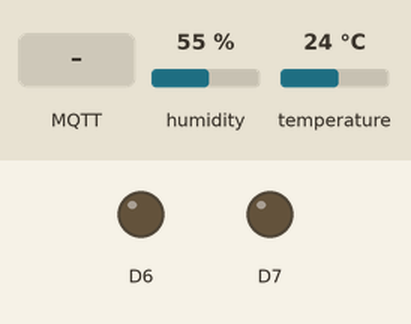
Bench run of a sketch on a simulated ESP8266 (NodeMCU). Shown: output pins drawn as LEDs (lit = HIGH). The inputs (shaded band) are chosen by the test bench; at power-on: humidity 55 %, temperature 24 °C. WiFi joins after 1.5 s; servers stay silent unless stated; random numbers use the default seed unless the sketch sets one; no MQTT or app messages arrive unless stated; what the sketch prints to the serial monitor is not drawn.

Above: at 2.8 s.
2.9 s: MQTT message "1" arrives on the first subscribed topic
At 3.8 s:
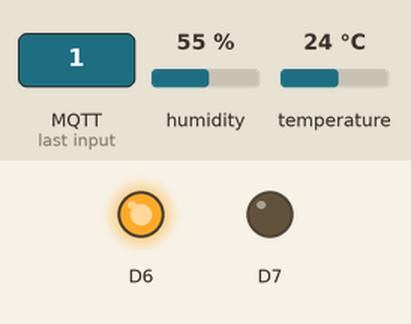
4.4 s: MQTT message "1" arrives on the second subscribed topic
At 5.0 s:
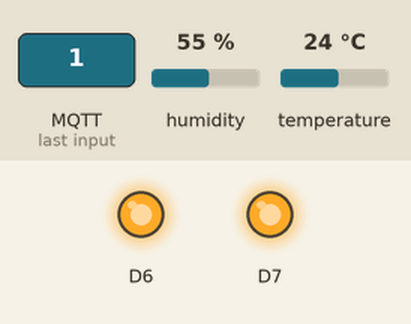
5.9 s: MQTT message "0" arrives on the first subscribed topic
At 6.5 s:
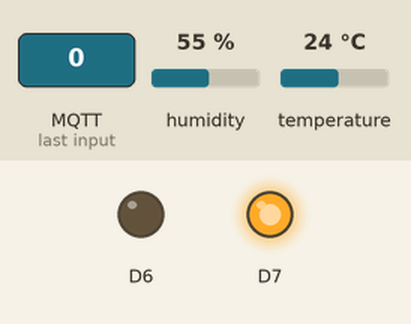
7.5 s: MQTT message "0" arrives on the second subscribed topic
At 8.6 s:
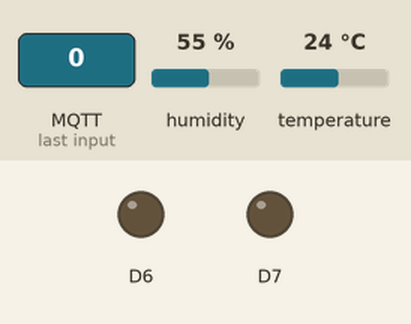
Timing chart, 0 to 10.0 s (numbered marks = the images above; inputs shaded):
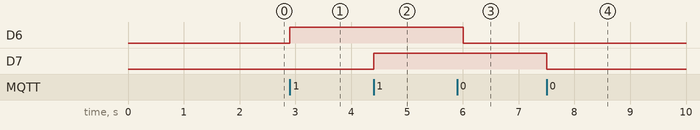

The sketch:

b4_1.ino
```cpp
#include <ESP8266WiFi.h>
#include <PubSubClient.h>

#include <Adafruit_Sensor.h>
#include <DHT.h>
#include <DHT_U.h>

#define DHTPIN D5

#define LDRPIN A0

#define DHTTYPE DHT11

DHT_Unified dht(DHTPIN, DHTTYPE);

uint32_t delayMS;


const char* ssid = "NNV";             //"Duong Le Pro";
const char* password = "92hbbghdhn";  //"123456789";
const char* mqtt_server = "192.168.2.12";
const char* sensor_data_topic = "sensor_data";
const char* light_status_topic = "light_data";
const char* fan_status_topic = "fan_data";
const char* mqtt_username = "semicof";
const char* mqtt_password = "2002";
WiFiClient espClient;
PubSubClient client(espClient);

unsigned long lastMsg = 0;
String msgStr = "";
float temp, hum;


void setup_wifi() {

  delay(10);
  Serial.println();
  Serial.print("Connecting to ");
  Serial.println(ssid);

  WiFi.mode(WIFI_STA);
  WiFi.begin(ssid, password);

  while (WiFi.status() != WL_CONNECTED) {

    Serial.print(".");
    digitalWrite(2, 0);
    delay(200);
    digitalWrite(2, 1);
    delay(200);
  }

  randomSeed(micros());

  Serial.println("");
  Serial.println("WiFi connected");
  Serial.println("IP address: ");
  Serial.println(WiFi.localIP());
}

void callback(char* topic, byte* payload, unsigned int length) {
  Serial.print("Message arrived [");
  Serial.print(topic);
  Serial.print("] ");
  for (int i = 0; i < length; i++) {
    Serial.print((char)payload[i]);
  }
  Serial.println();

  if (strcmp(topic, "device/light") == 0) {
    if ((char)payload[0] == '0') {
      digitalWrite(D6, LOW);
      client.publish(light_status_topic, "0");
    } else if ((char)payload[0] == '1') {
      digitalWrite(D6, HIGH);
      client.publish(light_status_topic, "1");
    }
  } else if (strcmp(topic, "device/fan") == 0) {
    if ((char)payload[0] == '0') {
      digitalWrite(D7, LOW);
       client.publish(fan_status_topic, "0");
    } else if ((char)payload[0] == '1') {
      digitalWrite(D7, HIGH);
      client.publish(fan_status_topic, "1");
    }
  }
}

void reconnect() {
  // Loop until we're reconnected
  while (!client.connected()) {
    Serial.print("Attempting MQTT connection...");
    String clientId = "ESP8266Client-";
    clientId += String(random(0xffff), HEX);
    if (client.connect(clientId.c_str(), mqtt_username, mqtt_password)) {
      Serial.println("Connected!");
      client.subscribe("device/light");
      client.subscribe("device/fan");
    } else {
      Serial.print("failed, rc=");
      Serial.print(client.state());
      Serial.println(" try again in 5 seconds");
      // Wait 5 seconds before retrying
      delay(5000);
    }
  }
}

void setup() {
  pinMode(D6, OUTPUT);
  pinMode(D7, OUTPUT);
  pinMode(LDRPIN, INPUT);

  dht.begin();
  sensor_t sensor;
  dht.temperature().getSensor(&sensor);

  dht.humidity().getSensor(&sensor);
  delayMS = sensor.min_delay / 1000;


  Serial.begin(115200);
  setup_wifi();
  client.setServer(mqtt_server, 1886);
  client.setCallback(callback);
}

void loop() {

  if (!client.connected()) {
    reconnect();
  }
  client.loop();

  unsigned long now = millis();
  if (now - lastMsg > 5000) {
    lastMsg = now;


    //    delay(delayMS);
    // Get temperature event and print its value.
    sensors_event_t event;
    dht.temperature().getEvent(&event);
    if (isnan(event.temperature)) {
      Serial.println(F("Error reading temperature!"));
    } else {
      Serial.print(F("Temperature: "));
      Serial.print(event.temperature);
      Serial.println(F("°C"));
      temp = event.temperature;
    }
    // Get humidity event and print its value.
    dht.humidity().getEvent(&event);
    if (isnan(event.relative_humidity)) {
      Serial.println(F("Error reading humidity!"));
    } else {
      Serial.print(F("Humidity: "));
      Serial.print(event.relative_humidity);
      Serial.println(F("%"));
      hum = event.relative_humidity;
    }

    int brightness = analogRead(LDRPIN);
    Serial.print("Brightness: ");
    Serial.println(brightness);

    msgStr = String(temp) + "," + String(hum) + "," + String(brightness);
    byte arrSize = msgStr.length() + 1;
    char msg[arrSize];
    Serial.print("PUBLISH DATA:");
    Serial.println(msgStr);
    msgStr.toCharArray(msg, arrSize);
    client.publish(sensor_data_topic, msg);
    msgStr = "";
    delay(1000);
  }
}
```

Measured:
- after the input at 2.9 s, D6: LOW → HIGH at once
- after the input at 4.4 s, D7: LOW → HIGH at once
- after the input at 5.9 s, D6: HIGH → LOW after 0.11 s
- after the input at 7.5 s, D7: HIGH → LOW at once
